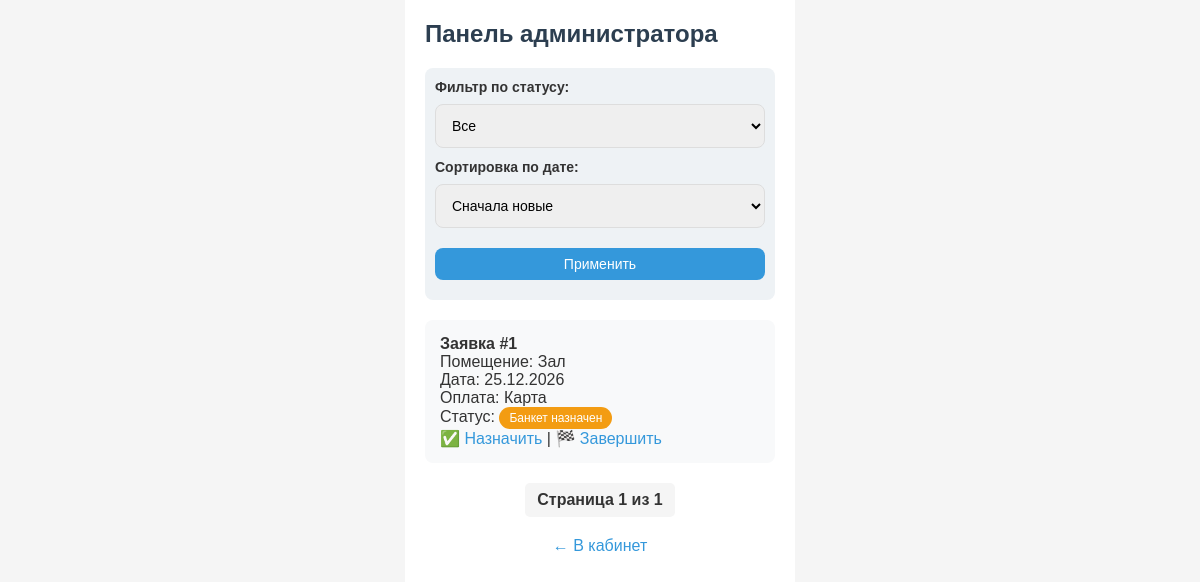
The app's page /admin (signed in), older data.
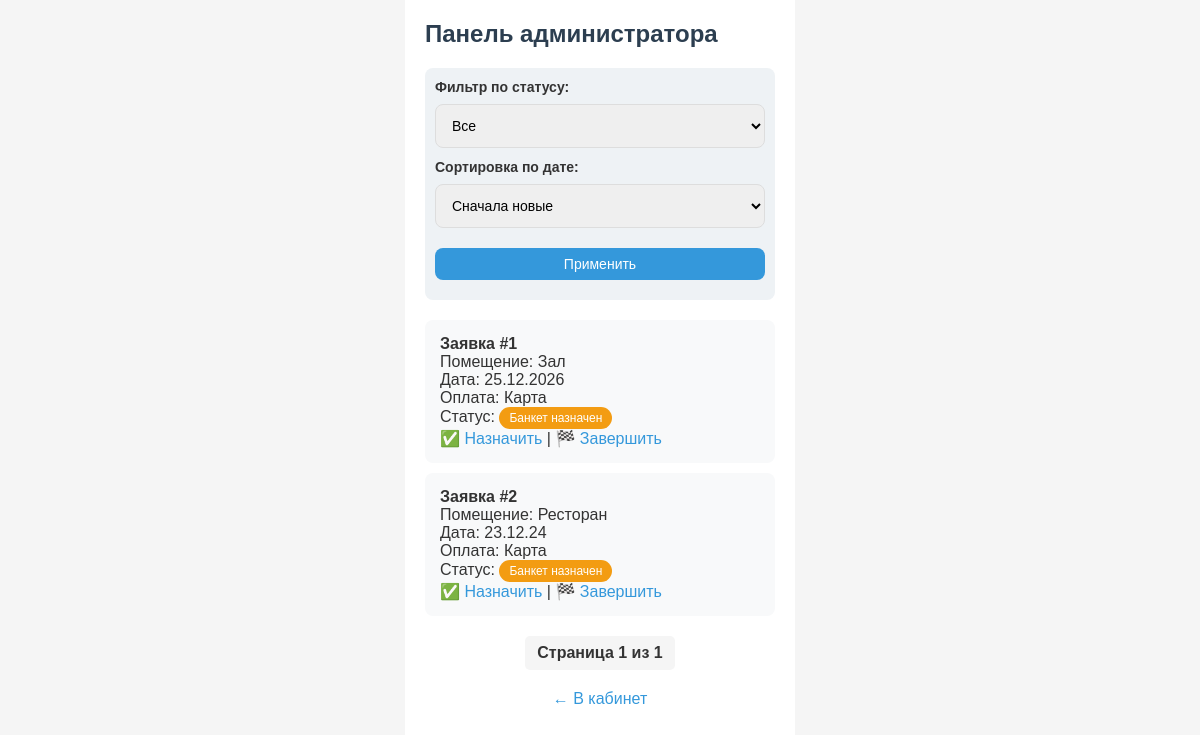
The same page, newer data.
### app.py (models this page shows)
class Booking(db.Model):
    id = db.Column(db.Integer, primary_key=True)
    user_id = db.Column(db.Integer, db.ForeignKey('user.id'), nullable=False)
    room_name = db.Column(db.String(100), nullable=False)
    start_date = db.Column(db.String(20), nullable=False)
    payment_method = db.Column(db.String(50), nullable=False)
    status = db.Column(db.String(50), default='Новая')
    reviews = db.relationship('Review', backref='booking', lazy=True)

### app.py (the view)
@app.route('/admin')
def admin():
    if 'user_id' not in session:
        return redirect(url_for('login'))
    user = User.query.get(session['user_id'])
    if not user or user.login != 'Admin26':
        flash('Доступ только для администратора', 'error')
        return redirect(url_for('profile'))
    status_filter = request.args.get('status', 'Все')
    sort_order = request.args.get('sort', 'desc')
    page = request.args.get('page', 1, type=int) # Номер страницы
    query = Booking.query
    if status_filter != 'Все':
        query = query.filter_by(status=status_filter)
    if sort_order == 'asc':
        query = query.order_by(Booking.start_date.asc())
    else:
        query = query.order_by(Booking.start_date.desc())
    pagination = query.paginate(page=page, per_page=2, error_out=False)
    all_bookings = pagination.items
    return render_template('admin.html', bookings=all_bookings, current_status=status_filter, current_sort=sort_order, pagination=pagination)

### templates/admin.html (shortened to what this page needs)
{% extends "base.html" %}
{% block content %}
<h1>Панель администратора</h1>
<form method="GET" action="{{ url_for('admin') }}" style="background: #eef2f5; padding: 10px; border-radius: 8px; margin-bottom: 20px;">
    <label style="font-size: 14px; font-weight: bold;">Фильтр по статусу:</label>
    <select name="status" style="margin-bottom: 10px;">
        <option value="Все" {% if current_status == 'Все' %}selected{% endif %}>Все</option>
    </select>
    <label style="font-size: 14px; font-weight: bold;">Сортировка по дате:</label>
    <select name="sort" style="margin-bottom: 10px;">
        <option value="desc" {% if current_sort == 'desc' %}selected{% endif %}>Сначала новые</option>
    </select>
    <button type="submit" style="padding: 8px; font-size: 14px;">Применить</button>
</form>
{% for b in bookings %}
    <div class="card">
        <p><strong>Заявка #{{ b.id }}</strong></p>
        <p>Помещение: {{ b.room_name }}</p>
        <p>Дата: {{ b.start_date }}</p>
        <p>Оплата: {{ b.payment_method }}</p>
        <p>Статус: <span class="status
            {% if b.status == 'Новая' %}status-new
            {% elif b.status == 'Банкет назначен' %}status-assigned
            {% else %}status-done{% endif %}">{{ b.status }}</span></p>
        <a href="{{ url_for('change_status', booking_id=b.id, status='Банкет назначен') }}">✅ Назначить</a> |
        <a href="{{ url_for('change_status', booking_id=b.id, status='Банкет завершен') }}">🏁 Завершить</a>
    </div>
{% else %}
    <p>Заявок с таким статусом нет.</p>
{% endfor %}
<div style="display: flex; justify-content: center; gap: 10px; margin: 20px 0;">
    <span style="padding: 8px 12px; background: #f5f5f5; border-radius: 5px; font-weight: bold;">
        Страница {{ pagination.page }} из {{ pagination.pages }}
    </span>
</div>
<a href="{{ url_for('profile') }}" class="link-center">← В кабинет</a>
{% endblock %}

Row changes from the older to the newer data that the page shows:
added Booking: id "2", room_name "Ресторан", start_date "23.12.24", payment_method "Карта", status "Банкет назначен"
